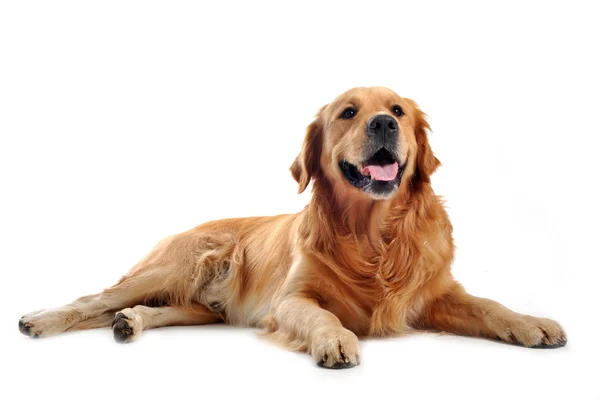
#> input picture day8/data/golden.jpg, 600 x 400 px
$ jupyter execute contour.ipynb
#> lines starting #> are read from the running program, lines starting #| are printed output that depends on the picture; after the words box and inside, x2 and y2 are one past the last pixel; in counts of white or black regions, pixels touching at a corner belong together; pictures that were not available may be replaced by others from this repository, and a replacement may not be noted
[cell 1]
import numpy as np
import matplotlib.pyplot as plt
import cv2

[cell 2]
golden_img = cv2.imread('../day8/data/golden.jpg')
#> golden_img is the input picture: shape (400, 600, 3); mean B, G, R 210.5, 219.1, 231.2
gray = cv2.cvtColor(golden_img, cv2.COLOR_BGR2GRAY)
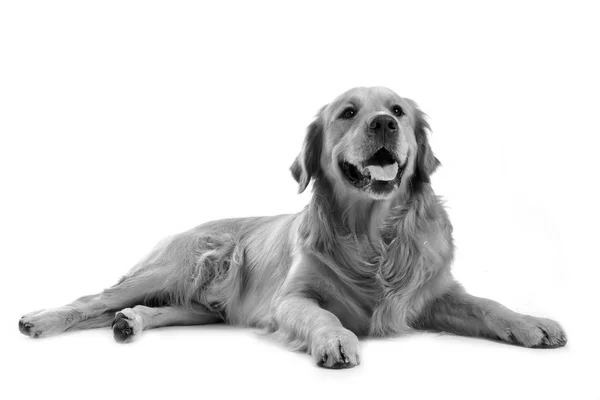
#> gray: shape (400, 600); min 0, max 255, mean 221.8
# thresh = cv2.adaptiveThreshold(gray, 255, cv2.ADAPTIVE_THRESH_GAUSSIAN_C, cv2.THRESH_BINARY, 11, 2)
ret, thresh = cv2.threshold(gray, 246, 255, cv2.THRESH_BINARY)
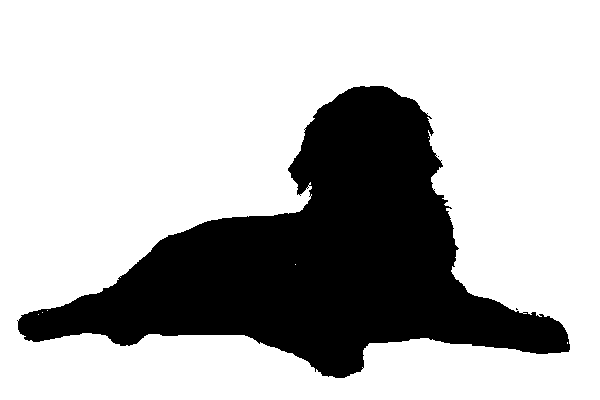
#> thresh: shape (400, 600); 72.7% white; 3 black regions (2 under 20 px)
contours, h = cv2.findContours(thresh, cv2.RETR_LIST, cv2.CHAIN_APPROX_SIMPLE)
#> contours = 20 contours, 18 with area under 20; largest, box (x1, y1, x2, y2) and area: (0, 0, 600, 400) 239001, (17, 85, 571, 379) 66259; h = 20 rows, first 6: [1, -1, -1, -1], [2, 0, -1, -1], [3, 1, -1, -1], [4, 2, -1, -1], [5, 3, -1, -1], [6, 4, -1, -1]
cv2.drawContours(golden_img, contours, -1, (0, 255, 0), 3)
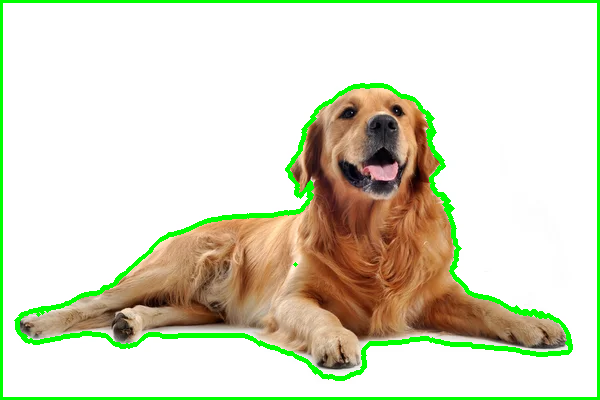
#> golden_img: shape (400, 600, 3); 5.61% of pixels changed, all inside (x1, y1, x2, y2) = (0, 0, 600, 400)
images = [thresh, golden_img]
titles = ['Binary', 'Contours']
for i in range(2):
    plt.subplot(1, 2, i+1), plt.imshow(cv2.cvtColor(images[i], cv2.COLOR_BGR2RGB))
    plt.title(titles[i])
    plt.xticks([]), plt.yticks([])
plt.show()
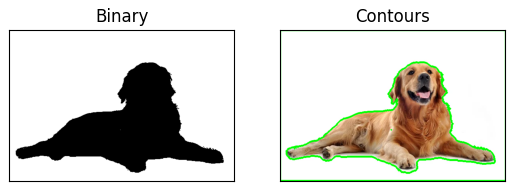
#> figure drawn by matplotlib, 2 panels

[cell 3]
cap = cv2.VideoCapture("../day8/data/walking.mp4")

check, frame1 = cap.read()
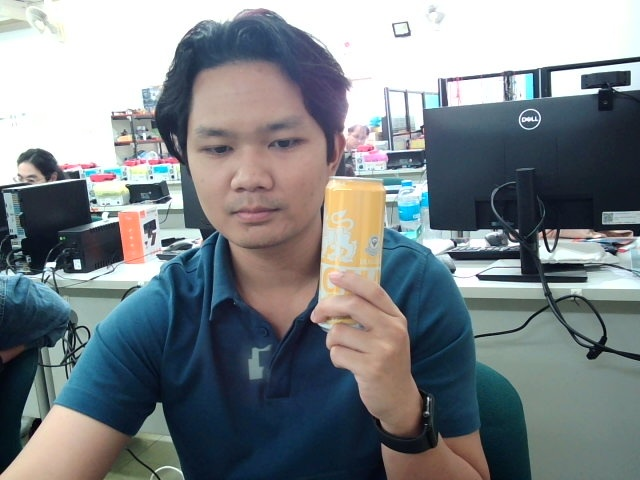
#> input picture day8/data/captured_image.jpg, 640 x 480 px, given in place of walking.mp4, which was not available
#> frame1 is the input picture: shape (480, 640, 3); mean B, G, R 135, 130.7, 123.7
check, frame2 = cap.read()

while cap.isOpened():
    if check:
        diff = cv2.absdiff(frame1, frame2)
#> diff: shape (480, 640, 3); every value is 0
        gray = cv2.cvtColor(diff, cv2.COLOR_BGR2GRAY)
#> gray: shape (480, 640); every value is 0
        blur = cv2.GaussianBlur(gray, (5, 5), 0)
        ret, thresh = cv2.threshold(blur, 20, 255, cv2.THRESH_BINARY)
        dilated = cv2.dilate(thresh, None, iterations=3)
        contours, h = cv2.findContours(dilated, cv2.RETR_TREE, cv2.CHAIN_APPROX_SIMPLE)
#> contours = []; h = None
        cv2.drawContours(frame1, contours, -1, (0, 255, 0), 3)
        cv2.imshow("Contours", frame1)
        frame1 = frame2
        check, frame2 = cap.read()
    else:
        break
    if cv2.waitKey(1) & 0xFF == ord('q'):
#> (key q is pressed here)
        break
cap.release()
cv2.destroyAllWindows()

[cell 4]
cap = cv2.VideoCapture("../day8/data/walking.mp4")

check, frame1 = cap.read()
check, frame2 = cap.read()
# cv2.namedWindow("Contours", cv2.WINDOW_NORMAL)
while cap.isOpened():
    if check:
        diff = cv2.absdiff(frame1, frame2)
        gray = cv2.cvtColor(diff, cv2.COLOR_BGR2GRAY)
        blur = cv2.GaussianBlur(gray, (5, 5), 0)
        ret, thresh = cv2.threshold(blur, 20, 255, cv2.THRESH_BINARY)
        dilated = cv2.dilate(thresh, None, iterations=5)
        contours, h = cv2.findContours(dilated, cv2.RETR_CCOMP, cv2.CHAIN_APPROX_SIMPLE)
        for contour in contours:
            if cv2.contourArea(contour) > 1000 and cv2.contourArea(contour) < 5000:
                (x, y, w, h) = cv2.boundingRect(contour)
                cv2.rectangle(frame1, (x, y), (x+w, y+h), (0, 255, 0), 3)
#> this loop made 0 passes
        cv2.imshow("Contours", frame1)
        frame1 = frame2
        check, frame2 = cap.read()
        if cv2.waitKey(1) & 0xFF == ord('q'):
#> (key q is pressed here)
            break
    else:
        break
cap.release()
cv2.destroyAllWindows()
